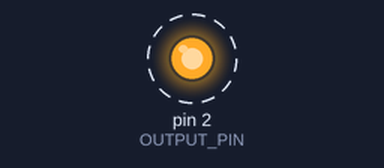
Simulated run of this sketch. Board: Arduino Uno, built with avr-gcc and run on an emulated ATmega328P. On the bench: output pins drawn as LEDs (lit = HIGH). Dashed ring = blinking.

Above: at 0.5 s.
Timing chart, 0 to 4.6 s (numbered marks = the images above):
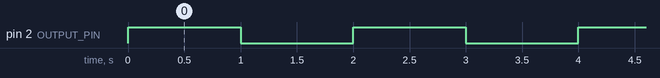

The sketch:

LED_or_Buzzer.ino
```cpp
// Buzzer or Led (Digital Output)
#define OUTPUT_PIN 2  // Output Component is connected to digital pin 2

void setup() {
  pinMode(OUTPUT_PIN, OUTPUT);  // Setting the OUTPUT pin as output
}

void loop() {
  digitalWrite(OUTPUT_PIN, HIGH);  // Turn the OUTPUT on
  delay(1000);
  digitalWrite(OUTPUT_PIN, LOW);  // Turn the OUTPUT off
  delay(1000);
}
```

Measured:
- by itself, pin 2 (OUTPUT_PIN): alternates HIGH for 1.0 s and LOW for 1.0 s
